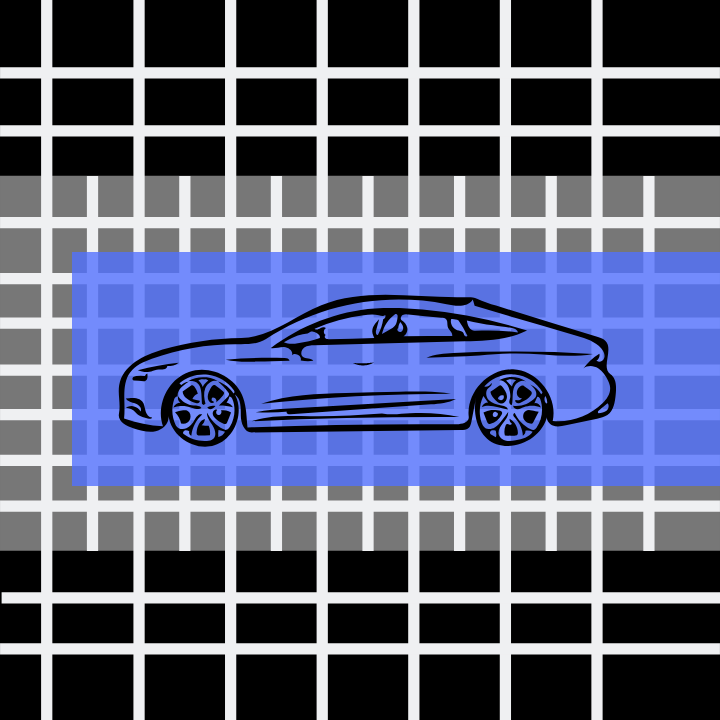
#> input picture quiz1_car.png, 720 x 720 px
$ python OpenCV_Assignment1_Week3.py
#> lines starting #> are read from the running program, lines starting #| are printed output that depends on the picture; after the words box and inside, x2 and y2 are one past the last pixel; in counts of white or black regions, pixels touching at a corner belong together; long printed decimals are rounded
import cv2
import matplotlib.pyplot as plt
import numpy as np
import matplotlib
matplotlib.rcParams['figure.figsize'] = (10.0, 10.0)
matplotlib.rcParams['image.cmap'] = 'gray'


image = cv2.imread('quiz1_car.png')
#> image is the input picture: shape (720, 720, 3); mean B, G, R 124, 94.7, 88.1


imageCopy = image.copy()
#plt.imshow(image[:,:,::-1]);
#plt.title("Original Image")

imageB, imageG, imageR = np.moveaxis(image, 2, 0)
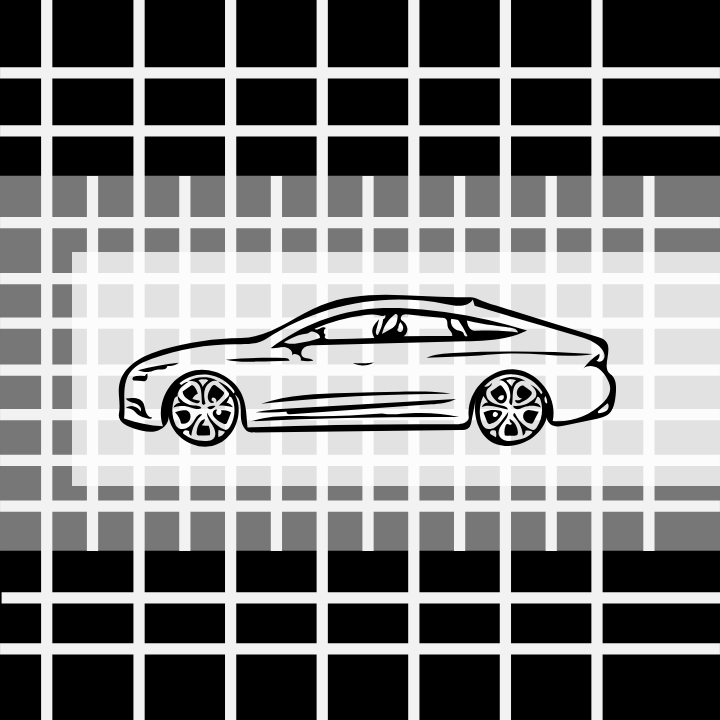
#> imageB: shape (720, 720); min 0, max 252, mean 124
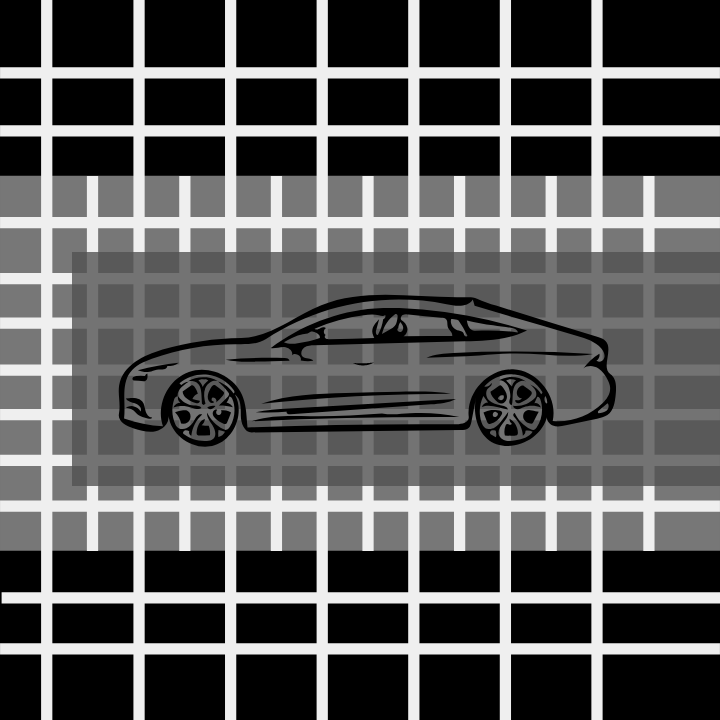
#> imageR: shape (720, 720); min 0, max 239, mean 88.1

plt.figure(figsize=(20,12))
plt.subplot(141)
plt.imshow(image[:,:,::-1]);
plt.title("Original Image")
plt.subplot(142)
plt.imshow(imageB);
plt.title("Blue Channel")
plt.subplot(143)
plt.imshow(imageG);
plt.title("Green Channel")
plt.subplot(144)
plt.imshow(imageR);
plt.title("Red Channel");


thresh = 115
maxValue = 255
src = imageB

th, dst_bin = cv2.threshold(src, thresh, maxValue, cv2.THRESH_BINARY)
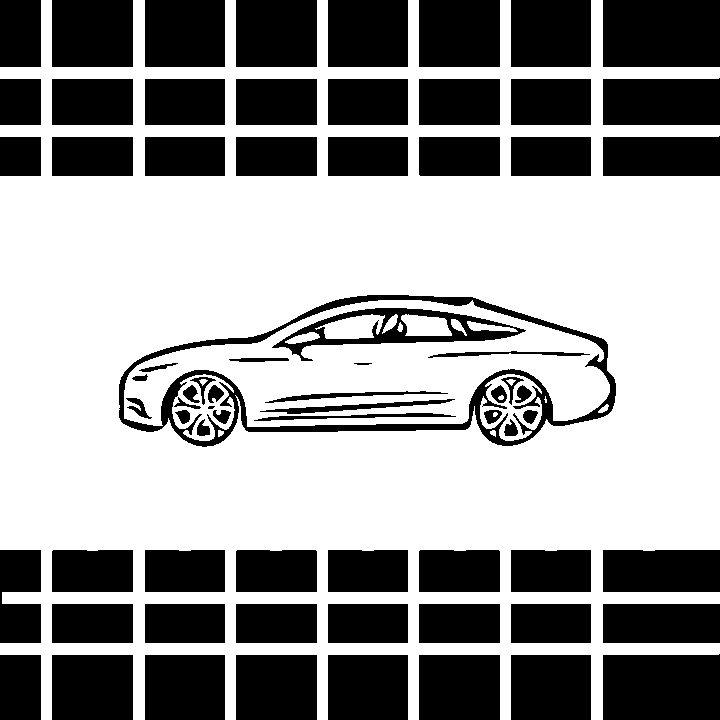
#> dst_bin: shape (720, 720); 59.7% white; 72 black regions (1 under 20 px), largest, box (x1, y1, x2, y2) and area: (119, 295, 616, 447) 9225, (603, 0, 720, 67) 7839, (603, 654, 720, 720) 7606
#> th = 115


plt.imshow(dst_bin, cmap='gray', vmin=0, vmax=255)
plt.title("Threshold Binary")


kSize5 = (5,5)
kSize11 = (11,11)
kSize23 = (23,23)
kSize45 = (45,45)
kernel5 = cv2.getStructuringElement(cv2.MORPH_ELLIPSE, kSize5)
kernel11 = cv2.getStructuringElement(cv2.MORPH_ELLIPSE, kSize11)
kernel23 = cv2.getStructuringElement(cv2.MORPH_ELLIPSE, kSize23)
kernel45 = cv2.getStructuringElement(cv2.MORPH_ELLIPSE, kSize45)


imageEroded1 = cv2.erode(dst_bin, kernel23, iterations=3)
#> imageEroded1: shape (720, 720); 24.3% white; 1 white region, box (x1, y1, x2, y2) and area: (0, 207, 720, 519) 125821
imageDilated1 = cv2.dilate(imageEroded1, kernel23, iterations=3)
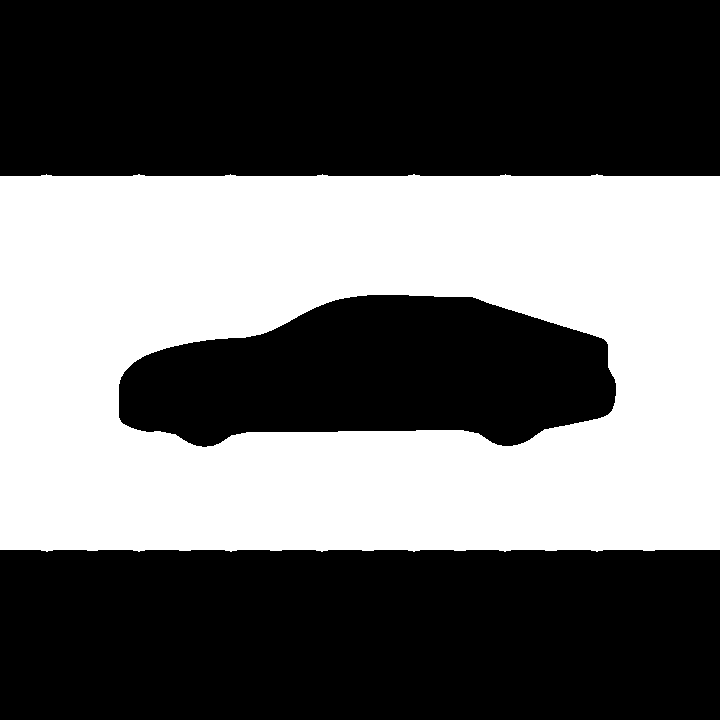
#> imageDilated1: shape (720, 720); 41.4% white; 1 white region


plt.figure(figsize=[20,12])
plt.subplot(231);plt.imshow(imageEroded1, cmap='gray', vmin=0, vmax=255);plt.title("Threshold Binary Eroded 3 Times");
plt.subplot(232);plt.imshow(imageDilated1, cmap='gray', vmin=0, vmax=255);plt.title("Threshold Binary Dilated 3 Times");


contours, hierarchy = cv2.findContours(imageDilated1, cv2.RETR_LIST, cv2.CHAIN_APPROX_SIMPLE)
#> contours = 2 contours; box (x1, y1, x2, y2) and area: (0, 174, 720, 552) 268458, (118, 294, 617, 448) 55628


for i in range(len(contours)):
    area = cv2.contourArea(contours[i])
    perimeter = cv2.arcLength(contours[i],True)

    print("Contour {} has area = {} and perimeter = {}".format(i, area, perimeter))
#> this loop made 2 passes
#> (area, perimeter) on passes 1 to 2: (55628.5, 1193.7), (268458, 2213)
#| Contour 0 has area = 55628.5 and perimeter = 1193.654
#| Contour 1 has area = 268458.0 and perimeter = 2212.995


image_c = image.copy()
cv2.drawContours(image_c, contours, 0, (0,255,0), 5)
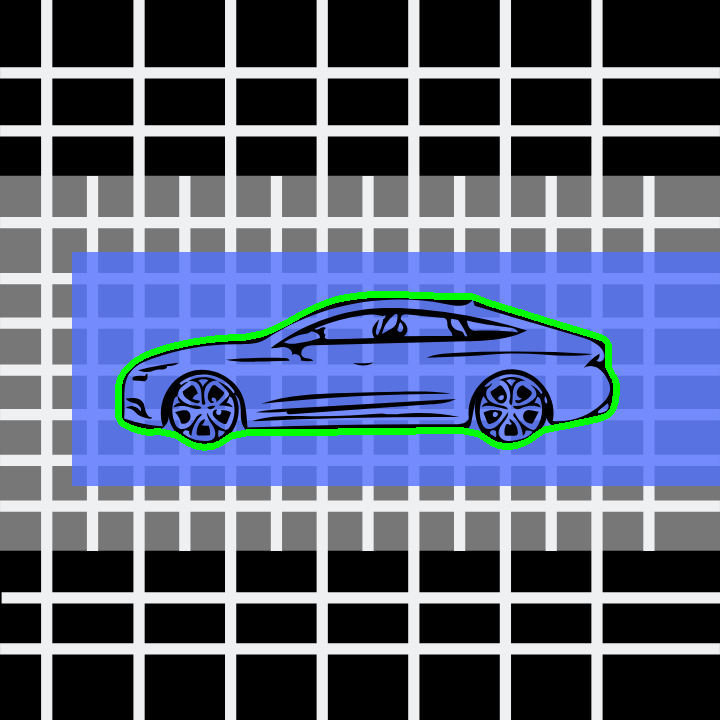
#> image_c: shape (720, 720, 3); 1.49% of pixels changed, all inside (x1, y1, x2, y2) = (115, 291, 620, 451)
plt.subplot(233);plt.imshow(image_c[:,:,::-1], cmap='gray', vmin=0, vmax=255);plt.title("Car Identified");
plt.title("Image With All Contours Detected")
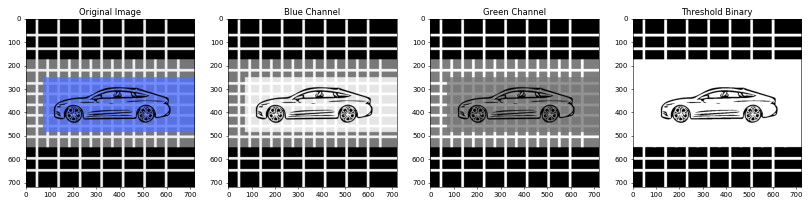
#> figure drawn by matplotlib, 4 panels
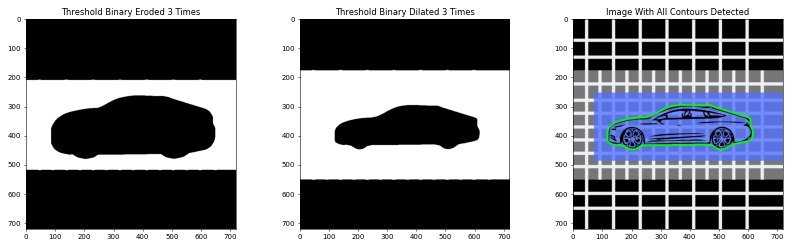
#> figure drawn by matplotlib, 3 panels
